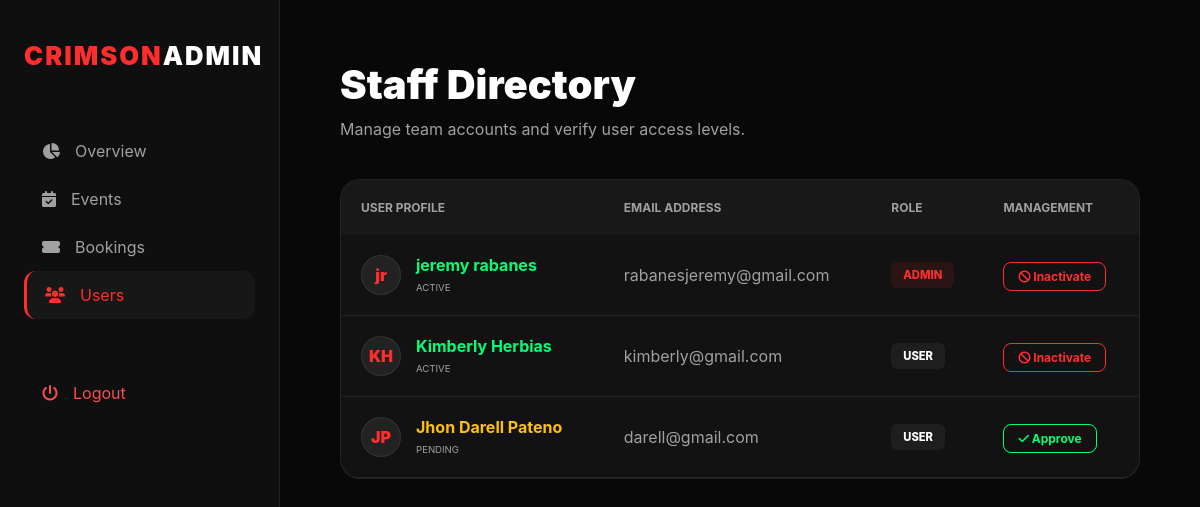
Screenshot of /user.php with the database file from the repository.
### tables this page shows
CREATE TABLE `user` (
  `id` int(100) NOT NULL,
  `name` varchar(100) NOT NULL,
  `lname` varchar(100) NOT NULL,
  `email` varchar(100) NOT NULL,
  `password` varchar(100) NOT NULL,
  `role` varchar(100) NOT NULL,
  `points` int(11) DEFAULT 0,
  `status` varchar(20) DEFAULT 'pending'
);

### user.php (the view, shortened to what this page needs)
<?php
include "db.php";
$query = "SELECT id, name, lname, email, role, status FROM user ORDER BY role ASC";
$result = $conn->query($query);
?>
<!DOCTYPE html>
<html lang="en">
<head>
    <link rel="stylesheet" href="https://cdnjs.cloudflare.com/ajax/libs/font-awesome/6.0.0/css/all.min.css">
</head>
<body>
    <aside class="sidebar">
        <div class="logo">CRIMSON<span>ADMIN</span></div>
        <ul class="nav-links">
            <li><a href="admindash.php"><i class="fas fa-chart-pie"></i> Overview</a></li>
            <li><a href="event.php"><i class="fas fa-calendar-check"></i> Events</a></li>
            <li><a href="bookings.php"><i class="fas fa-ticket-alt"></i> Bookings</a></li>
            <li><a href="user.php" class="active"><i class="fas fa-users"></i> Users</a></li>
            <li style="margin-top: auto; padding-top: 50px;">
                <a href="login.php" style="color: #ff4d4d;"><i class="fas fa-power-off"></i> Logout</a>
            </li>
        </ul>
    </aside>
    <main class="main-content">
        <header>
            <h1>Staff Directory</h1>
            <p style="color: var(--text-dim);">Manage team accounts and verify user access levels.</p>
        </header>
        <div class="table-card">
            <table>
                <thead>
                    <tr>
                        <th>User Profile</th>
                        <th>Email Address</th>
                        <th>Role</th>
                        <th>Management</th>
                    </tr>
                </thead>
                <tbody>
                    <?php while ($row = $result->fetch_assoc()):
                        $current_status = $row['status'] ?? 'pending';
                        ?>
                        <tr>
                            <td>
                                <div class="user-info">
                                    <div class="avatar">
                                        <?php echo substr($row['name'], 0, 1) . substr($row['lname'], 0, 1); ?></div>
                                    <div>
                                        <strong class="status-<?php echo $current_status; ?>">
                                            <?php echo $row['name'] . " " . $row['lname']; ?>
                                        </strong><br>
                                        <small
                                            style="color: var(--text-dim); text-transform: uppercase; font-size: 0.6rem;">
                                            <?php echo $current_status; ?>
                                        </small>
                                    </div>
                                </div>
                            </td>
                            <td style="color: var(--text-dim);"><?php echo $row['email']; ?></td>
                            <td>
                                <span class="badge <?php echo ($row['role'] == 'admin') ? 'badge-admin' : 'badge-user'; ?>">
                                    <?php echo $row['role']; ?>
                                </span>
                            </td>
                            <td>
                                <?php if ($current_status !== 'active'): ?>
                                    <a href="update_user_status.php?id=<?php echo $row['id']; ?>&status=active"
                                        class="btn-action btn-approve">
                                        <i class="fas fa-check"></i> Approve
                                    </a>
                                <?php else: ?>
                                    <a href="update_user_status.php?id=<?php echo $row['id']; ?>&status=inactive"
                                        class="btn-action btn-inactivate" onclick="return confirm('Suspend this account?')">
                                        <i class="fas fa-ban"></i> Inactivate
                                    </a>
                                <?php endif; ?>
                            </td>
                        </tr>
                    <?php endwhile; ?>
                </tbody>
            </table>
        </div>
    </main>
</body>
</html>

### user.php (style rules this page uses)
:root { --bg: #080808; --sidebar-bg: #0f0f0f; --card: #121212; --crimson: #ff2e2e; --border: rgba(255, 255, 255, 0.08); --text-dim: #a0a0a0; --glass: rgba(255, 255, 255, 0.03); --success: #00ff78; --warning: #ffc107; }
* { box-sizing: border-box; margin: 0; padding: 0; }
body { background-color: var(--bg); color: white; font-family: 'Inter', sans-serif; display: flex; min-height: 100vh; }
.sidebar { width: 280px; background: var(--sidebar-bg); border-right: 1px solid var(--border); padding: 2.5rem 1.5rem; position: fixed; height: 100vh; display: flex; flex-direction: column; }
.logo { font-size: 1.6rem; font-weight: 900; color: var(--crimson); margin-bottom: 3.5rem; text-align: center; letter-spacing: 2px; }
.logo span { color: white; }
.nav-links { list-style: none; }
.nav-links a { text-decoration: none; color: var(--text-dim); padding: 14px 18px; display: flex; align-items: center; gap: 15px; border-radius: 12px; transition: 0.3s; }
.nav-links a.active { background: var(--glass); color: var(--crimson); border-left: 3px solid var(--crimson); }
.main-content { margin-left: 280px; padding: 60px; width: calc(100% - 280px); }
header h1 { font-size: 2.5rem; font-weight: 900; margin-bottom: 10px; }
.table-card { background: var(--card); border: 1px solid var(--border); border-radius: 20px; overflow: hidden; margin-top: 40px; }
table { width: 100%; border-collapse: collapse; }
th { background: #181818; padding: 20px; text-align: left; font-size: 0.75rem; color: var(--text-dim); text-transform: uppercase; }
td { padding: 20px; border-bottom: 1px solid var(--border); }
.user-info { display: flex; align-items: center; gap: 15px; }
.avatar { width: 40px; height: 40px; background: #222; border-radius: 50%; display: flex; align-items: center; justify-content: center; font-weight: 900; color: var(--crimson); border: 1px solid var(--border); }
.badge { padding: 6px 12px; border-radius: 6px; font-size: 0.7rem; font-weight: 800; text-transform: uppercase; display: inline-block; }
.badge-admin { background: rgba(255, 46, 46, 0.1); color: var(--crimson); }
.badge-user { background: rgba(255, 255, 255, 0.05); color: #fff; }
.status-active { color: var(--success); }
.status-pending { color: var(--warning); }
.btn-action { padding: 6px 14px; border-radius: 8px; text-decoration: none; font-size: 0.75rem; font-weight: bold; transition: 0.3s; border: 1px solid transparent; }
.btn-approve { border-color: var(--success); color: var(--success); }
.btn-inactivate { border-color: var(--crimson); color: var(--crimson); }

### rows the page displays
user: name "j", lname "r", name "jeremy", lname "rabanes", status "ACTIVE", email "rabanesjeremy@gmail.com", role "ADMIN"
user: name "K", lname "H", name "Kimberly", lname "Herbias", status "ACTIVE", email "kimberly@gmail.com", role "USER"
user: name "J", lname "P", name "Jhon Darell", lname "Pateno", status "PENDING", email "darell@gmail.com", role "USER"
